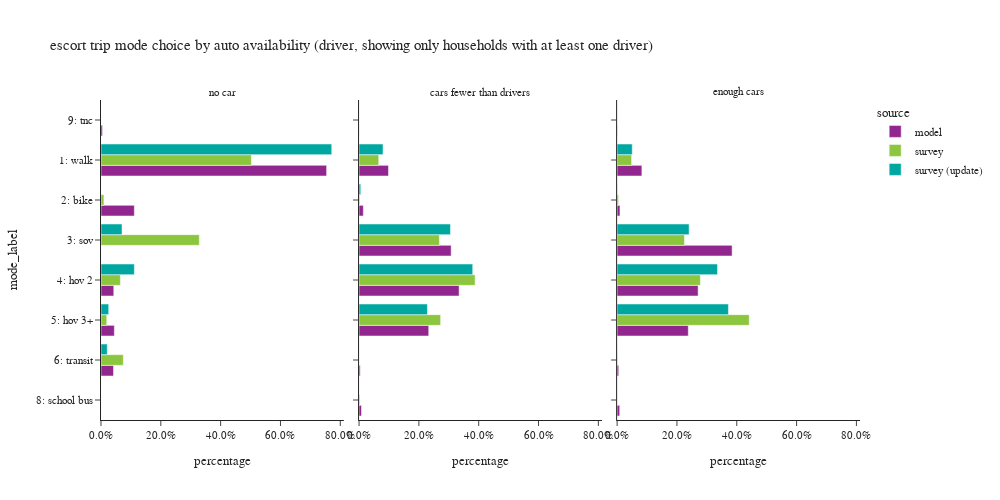

Notebook code for this chart:
### Code cell
plot_mode_choice(es_trip.loc[es_trip['auto_available_driver'] != "no dirver"], "auto_available_driver",
                 {"auto_available_driver": ["no car", "cars fewer than drivers", "enough cars"],
                  "mode_label":["1: walk","2: bike","3: sov","4: hov 2","5: hov 3+","6: transit",
                                   "8: school bus","9: other–survey only"]},
                 "auto availability (driver, showing only households with at least one driver)", 3, 500, 1000)

### Figure 1 — Plotly figure (JSON) as saved in the notebook; plotly's stock layout.template omitted (floating-point values rounded to 4 significant figures)
{"data": [{"alignmentgroup": "True", "customdata": [[31785], [4696], [1800], [1880], [1763], [5], [212]], "hovertemplate": "source=model<br>auto_available_driver=no car<br>percentage=%{x}<br>mode_label=%{y}<br>sample count=%{customdata[0]}<extra></extra>", "legendgroup": "model", "marker": {"color": "#91268F", "pattern": {"shape": ""}}, "name": "model", "offsetgroup": "model", "orientation": "h", "showlegend": true, "textposition": "auto", "type": "bar", "x": [0.7543, 0.1114, 0.04271, 0.04461, 0.04184, 0.0001186, 0.005031], "xaxis": "x", "y": ["1: walk", "2: bike", "4: hov 2", "5: hov 3+", "6: transit", "8: school bus", "9: tnc"], "yaxis": "y"}, {"alignmentgroup": "True", "customdata": [[54515], [7908], [170677], [185399], [129088], [2120], [4506], [102]], "hovertemplate": "source=model<br>auto_available_driver=cars fewer than drivers<br>percentage=%{x}<br>mode_label=%{y}<br>sample count=%{customdata[0]}<extra></extra>", "legendgroup": "model", "marker": {"color": "#91268F", "pattern": {"shape": ""}}, "name": "model", "offsetgroup": "model", "orientation": "h", "showlegend": false, "textposition": "auto", "type": "bar", "x": [0.09835, 0.01427, 0.3079, 0.3345, 0.2329, 0.003825, 0.008129, 0.000184], "xaxis": "x2", "y": ["1: walk", "2: bike", "3: sov", "4: hov 2", "5: hov 3+", "6: transit", "8: school bus", "9: tnc"], "yaxis": "y2"}, {"alignmentgroup": "True", "customdata": [[95164], [10936], [442259], [311466], [273660], [6099], [9953], [726]], "hovertemplate": "source=model<br>auto_available_driver=enough cars<br>percentage=%{x}<br>mode_label=%{y}<br>sample count=%{customdata[0]}<extra></extra>", "legendgroup": "model", "marker": {"color": "#91268F", "pattern": {"shape": ""}}, "name": "model", "offsetgroup": "model", "orientation": "h", "showlegend": false, "textposition": "auto", "type": "bar", "x": [0.08273, 0.009507, 0.3845, 0.2708, 0.2379, 0.005302, 0.008653, 0.0006312], "xaxis": "x3", "y": ["1: walk", "2: bike", "3: sov", "4: hov 2", "5: hov 3+", "6: transit", "8: school bus", "9: tnc"], "yaxis": "y3"}, {"alignmentgroup": "True", "customdata": [[15], [1], [2], [2], [1], [1]], "hovertemplate": "source=survey<br>auto_available_driver=no car<br>percentage=%{x}<br>mode_label=%{y}<br>sample count=%{customdata[0]}<extra></extra>", "legendgroup": "survey", "marker": {"color": "#8CC63E", "pattern": {"shape": ""}}, "name": "survey", "offsetgroup": "survey", "orientation": "h", "showlegend": true, "textposition": "auto", "type": "bar", "x": [0.5028, 0.009732, 0.3286, 0.06483, 0.0193, 0.07466], "xaxis": "x", "y": ["1: walk", "2: bike", "3: sov", "4: hov 2", "5: hov 3+", "6: transit"], "yaxis": "y"}, {"alignmentgroup": "True", "customdata": [[77], [19], [123], [166], [122], [2], [2]], "hovertemplate": "source=survey<br>auto_available_driver=cars fewer than drivers<br>percentage=%{x}<br>mode_label=%{y}<br>sample count=%{customdata[0]}<extra></extra>", "legendgroup": "survey", "marker": {"color": "#8CC63E", "pattern": {"shape": ""}}, "name": "survey", "offsetgroup": "survey", "orientation": "h", "showlegend": false, "textposition": "auto", "type": "bar", "x": [0.06586, 0.002405, 0.2686, 0.388, 0.2726, 3.001e-05, 0.002517], "xaxis": "x2", "y": ["1: walk", "2: bike", "3: sov", "4: hov 2", "5: hov 3+", "6: transit", "8: school bus"], "yaxis": "y2"}, {"alignmentgroup": "True", "customdata": [[59], [12], [279], [377], [337], [5], [2]], "hovertemplate": "source=survey<br>auto_available_driver=enough cars<br>percentage=%{x}<br>mode_label=%{y}<br>sample count=%{customdata[0]}<extra></extra>", "legendgroup": "survey", "marker": {"color": "#8CC63E", "pattern": {"shape": ""}}, "name": "survey", "offsetgroup": "survey", "orientation": "h", "showlegend": false, "textposition": "auto", "type": "bar", "x": [0.04837, 0.004601, 0.2252, 0.2783, 0.4416, 0.001554, 0.0003002], "xaxis": "x3", "y": ["1: walk", "2: bike", "3: sov", "4: hov 2", "5: hov 3+", "6: transit", "8: school bus"], "yaxis": "y3"}, {"alignmentgroup": "True", "customdata": [[13], [2], [2], [1], [1]], "hovertemplate": "source=survey (update)<br>auto_available_driver=no car<br>percentage=%{x}<br>mode_label=%{y}<br>sample count=%{customdata[0]}<extra></extra>", "legendgroup": "survey (update)", "marker": {"color": "#00A7A0", "pattern": {"shape": ""}}, "name": "survey (update)", "offsetgroup": "survey (update)", "orientation": "h", "showlegend": true, "textposition": "auto", "type": "bar", "x": [0.7714, 0.07031, 0.1115, 0.02576, 0.02098], "xaxis": "x", "y": ["1: walk", "3: sov", "4: hov 2", "5: hov 3+", "6: transit"], "yaxis": "y"}, {"alignmentgroup": "True", "customdata": [[73], [17], [116], [159], [110], [1]], "hovertemplate": "source=survey (update)<br>auto_available_driver=cars fewer than drivers<br>percentage=%{x}<br>mode_label=%{y}<br>sample count=%{customdata[0]}<extra></extra>", "legendgroup": "survey (update)", "marker": {"color": "#00A7A0", "pattern": {"shape": ""}}, "name": "survey (update)", "offsetgroup": "survey (update)", "orientation": "h", "showlegend": false, "textposition": "auto", "type": "bar", "x": [0.08016, 0.005655, 0.3056, 0.38, 0.2286, 8.215e-05], "xaxis": "x2", "y": ["1: walk", "2: bike", "3: sov", "4: hov 2", "5: hov 3+", "6: transit"], "yaxis": "y2"}, {"alignmentgroup": "True", "customdata": [[52], [7], [240], [349], [302], [3]], "hovertemplate": "source=survey (update)<br>auto_available_driver=enough cars<br>percentage=%{x}<br>mode_label=%{y}<br>sample count=%{customdata[0]}<extra></extra>", "legendgroup": "survey (update)", "marker": {"color": "#00A7A0", "pattern": {"shape": ""}}, "name": "survey (update)", "offsetgroup": "survey (update)", "orientation": "h", "showlegend": false, "textposition": "auto", "type": "bar", "x": [0.05067, 0.0004989, 0.2408, 0.3356, 0.3721, 0.0003128], "xaxis": "x3", "y": ["1: walk", "2: bike", "3: sov", "4: hov 2", "5: hov 3+", "6: transit"], "yaxis": "y3"}], "layout": {"annotations": [{"font": {}, "showarrow": false, "text": "no car", "x": 0.16, "xanchor": "center", "xref": "paper", "y": 1.0, "yanchor": "bottom", "yref": "paper"}, {"font": {}, "showarrow": false, "text": "cars fewer than drivers", "x": 0.5, "xanchor": "center", "xref": "paper", "y": 1.0, "yanchor": "bottom", "yref": "paper"}, {"font": {}, "showarrow": false, "text": "enough cars", "x": 0.84, "xanchor": "center", "xref": "paper", "y": 1.0, "yanchor": "bottom", "yref": "paper"}], "barmode": "group", "height": 500, "legend": {"title": {"text": "source"}, "tracegroupgap": 0}, "title": {"text": "escort trip mode choice by auto availability (driver, showing only households with at least one driver)"}, "width": 1000, "xaxis": {"anchor": "y", "domain": [0.0, 0.32], "tickformat": ".1%", "title": {"text": "percentage"}}, "xaxis2": {"anchor": "y2", "domain": [0.34, 0.66], "matches": "x", "tickformat": ".1%", "title": {"text": "percentage"}}, "xaxis3": {"anchor": "y3", "domain": [0.68, 1.0], "matches": "x", "tickformat": ".1%", "title": {"text": "percentage"}}, "yaxis": {"anchor": "x", "categoryarray": ["9: other–survey only", "8: school bus", "6: transit", "5: hov 3+", "4: hov 2", "3: sov", "2: bike", "1: walk"], "categoryorder": "array", "domain": [0.0, 1.0], "title": {"text": "mode_label"}}, "yaxis2": {"anchor": "x2", "domain": [0.0, 1.0], "matches": "y", "showticklabels": false}, "yaxis3": {"anchor": "x3", "domain": [0.0, 1.0], "matches": "y", "showticklabels": false}}}
